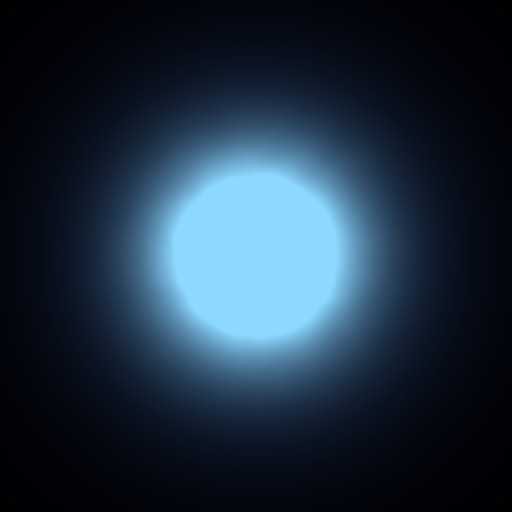
#> input picture art-source/celestial/textures/Celestial_Emissive.jpg, 512 x 512 px; its folder holds only this picture in this run
$ python -i webzen_grade.py   (imports and definitions only)
#> lines starting #> are read from the running program, lines starting #| are printed output that depends on the picture; after the words box and inside, x2 and y2 are one past the last pixel; in counts of white or black regions, pixels touching at a corner belong together
"""Turn a Canva icon render into Webzen-finish MU interface art.

Why this module exists
----------------------
The Canva sheet gives good, readable silhouettes with the wrong finish: a 3D
render on a black card -- strong gradient, a specular hotspot, a projected
shadow, saturated brass. The shipped Webzen art is the opposite: flat 2D, one
warm light, no specular, low contrast, matte and slightly dirty. This module
measures the second and forces the first into it.

The Webzen reference, measured (tools/../scratchpad/wz/measure_temp.py)
-----------------------------------------------------------------------
newui_menu_Bt01..04 composited through their real OZT alpha, plus
partCharge1/newui_menu_Bt05, 1040 opaque pixels:

    luma bin      n    sat%    R-B   hue   hue-concentration
      0- 50     149    2.46   +0.6  44.2   0.40
     51-101     259    3.10   +2.4  46.2   0.60
    102-152     328    6.51   +9.8  42.3   0.95
    153-203     304   17.84  +37.0  42.0   1.00
    ALL        1040    8.39  +14.6

Two facts fall out of that table and they decide the whole grade.

1. THE GREYS ARE WARM, BUT ONLY IN THE LIGHT.  An earlier analysis concluded
   the greys are strictly neutral (saturation 0.00) and it was not wrong about
   what it looked at -- it averaged the frame plates, whose pixels are 78%
   below luma 102, where saturation really is 0.40%. Composite through the real
   alpha and the picture changes: saturation climbs monotonically with
   luminance, 2.5% -> 3.1% -> 6.5% -> 17.8%.  Shadows neutral, highlights warm
   is what a warm key light on grey metal does, and it is what the dominant
   palette shows: #373737 and #2A2A2A are exactly neutral (R-B = 0) while
   #918E87 (+10), #A9A49A (+15) and #D2BF95 (+61) are not.
2. IT IS NOT JPEG NOISE.  OZJ is JPEG, so a warm bias could have been chroma
   ringing -- except ringing has no preferred hue. The hue concentration of the
   lit bins is 0.95..1.00 around 41..42 deg, i.e. a single hue, and a 4x box
   downsample (which averages 8x8 DCT ringing away) keeps hue 41..44 with
   concentration 0.74..1.00. The chroma is in the art, not in the codec.

So the target is a one-hue warm ramp at 41 deg whose saturation is a function
of value, not a flat grey and not a flat brass:

    V%     0-20  20-40  40-60  60-70  70-80  80-90
    S%      1.8    2.6    4.2    7.2   24.1   33.1

and a deliberately compressed tonal range -- the Webzen pixels run V 15.7
(p1) to 87.1 (p100). Nothing is black and NOTHING IS WHITE: the absence of a
specular is measurable, not a matter of taste.
"""
from __future__ import annotations

import colorsys
from collections import deque

import numpy as np
from PIL import Image, ImageFilter

# ------------------------------------------------------- measured constants ---
WZ_HUE = 41.5 / 360.0          # circular-mean hue of every lit Webzen bin
WZ_HUE_SPREAD = 7.0 / 360.0    # how much of the source hue variation survives

# saturation as a function of HSV value, from the decile table above
WZ_SAT_CURVE = [
    (0.00, 0.018), (0.20, 0.019), (0.30, 0.023), (0.40, 0.031),
    (0.50, 0.042), (0.60, 0.045), (0.70, 0.075), (0.80, 0.245),
    (0.90, 0.331), (1.00, 0.360),
]
WZ_SAT_CAP = 0.52              # p99 of the Webzen distribution is 50.5%
# V_LIFT (below) moves pixels up into the warm end of the S(V) curve, which
# overshoots the 8.39% target by about a point. Trimmed back here rather than
# by bending the measured curve.
SAT_TRIM = 0.86
WZ_V_LO, WZ_V_HI = 0.157, 0.871  # p1 / p100 of the Webzen value distribution

POSTER_LEVELS = 9              # "2D chapado": few value steps, no smooth ramp
# The histogram match is exact at authoring resolution, but the shipped pixel
# is not the authoring pixel: the ink outline is about a fifth of a 30x41 icon
# and every silhouette edge box-filters into it, which drags the whole
# distribution down ~13 points of value. This gamma lift is measured against
# the FINAL art (tools/compare_hud_icons.py), which is what the player sees.
V_LIFT = 0.74
FLATTEN = 0.62                 # how much of the broad render shading is removed
GRIME = 0.030                  # matte/dirty amplitude (multiplicative on V)


# [11 lines left out: function _sat_at, not called in this run]


# ---------------------------------------------------------- background kill ---
def _lab(arr):
    """L*a*b* (D65) for an (h, w, 3) uint8 array. Only distances matter."""
    c = arr.astype(np.float64) / 255.0
    X = 0.4124 * c[..., 0] + 0.3576 * c[..., 1] + 0.1805 * c[..., 2]
    Y = 0.2126 * c[..., 0] + 0.7152 * c[..., 1] + 0.0722 * c[..., 2]
    Z = 0.0193 * c[..., 0] + 0.1192 * c[..., 1] + 0.9505 * c[..., 2]

    def f(t):
        return np.where(t > 0.008856, np.cbrt(np.maximum(t, 1e-12)),
                        7.787 * t + 16.0 / 116.0)

    fx, fy, fz = f(X / 0.9505), f(Y), f(Z / 1.089)
    return np.stack([116 * fy - 16, 500 * (fx - fy), 200 * (fy - fz)], axis=-1)


def _basis(x, y):
    """Bi-cubic 2D polynomial terms, x/y normalised to [-1, 1]."""
    return np.stack([np.ones_like(x), x, y, x * x, x * y, y * y,
                     x ** 3, x * x * y, x * y * y, y ** 3], axis=-1)


def isolate(im, t_lo=7.0, t_hi=15.0, white_bg=236, ring=0.07, passes=4,
            open_px=0, hole_max=0.10, keep_largest=False):
    """Return an alpha mask (PIL 'L') isolating the object from the Canva card.

    The card is never a flat colour: these renders sit on vignettes, spotlight
    cones and projected shadows, so a colour key eats the object's dark side
    and keeps the shadow. A connectivity flood fill is worse -- an
    anti-aliased edge is a chain of small steps, so the fill walks straight
    into the object and hollows it out.

    Instead the backdrop is MODELLED: a bi-cubic polynomial per channel fitted
    to the border ring by iteratively reweighted least squares, so a vignette
    or a top spotlight is reproduced across the whole frame while object
    pixels that intrude into the ring are rejected as outliers. Alpha is then
    a smoothstep on the Lab distance between each pixel and the modelled
    backdrop underneath it -- no connectivity, nothing to leak through.
    """
    w, h = im.size
    rgb = np.asarray(im.convert("RGB"), dtype=np.uint8)
    lab = _lab(rgb)

    yy, xx = np.mgrid[0:h, 0:w]
    nx = (xx / (w - 1.0)) * 2.0 - 1.0
    ny = (yy / (h - 1.0)) * 2.0 - 1.0
    B = _basis(nx, ny)

    m = max(2, int(round(min(w, h) * ring)))
    sel = np.zeros((h, w), dtype=bool)
    sel[:m, :] = sel[-m:, :] = True
    sel[:, :m] = sel[:, -m:] = True
    # the near-white export margin (the cashshop_3 corner bug) is not backdrop
    sel &= rgb.min(axis=2) < white_bg

    fit = sel.copy()
    coef = None
    for _ in range(passes):
        A = B[fit]
        coef = np.linalg.lstsq(A, lab[fit], rcond=None)[0]
        pred = B @ coef
        res = np.linalg.norm(lab - pred, axis=-1)
        keep = res[sel]
        cut = np.percentile(keep, 72.0)
        fit = sel & (res <= max(cut, 1e-6))
        if fit.sum() < 64:
            fit = sel
            break

    dist = np.linalg.norm(lab - (B @ coef), axis=-1)
    a = np.clip((dist - t_lo) / max(1e-6, t_hi - t_lo), 0.0, 1.0)
    a = a * a * (3.0 - 2.0 * a)  # smoothstep
    a[rgb.min(axis=2) >= white_bg] = 0.0

    # `a` is already a decent matte; it just has interior holes (a shadowed
    # face that happens to match the card) and stray crumbs. Solidify with a
    # hole-filled, speck-free binary and use that binary, dilated, as a gate
    # so the soft edge survives but the crumbs do not.
    mask = Image.fromarray((a * 255.0 + 0.5).astype(np.uint8), "L")
    mask = mask.point(lambda v: 255 if v >= 128 else 0)
    if open_px:
        k = 2 * open_px + 1
        # morphological opening severs the wispy spotlight plume that the
        # polynomial cannot model (cashshop) without touching the body
        mask = mask.filter(ImageFilter.MinFilter(k)).filter(ImageFilter.MaxFilter(k))
    mask = _drop_specks(mask, 1.0 if keep_largest else 0.004)
    mask = _fill_holes(mask, hole_max)
    hard = np.asarray(mask, dtype=np.float64) / 255.0
    gate = np.asarray(mask.filter(ImageFilter.MaxFilter(5)),
                      dtype=np.float64) / 255.0
    out = np.clip(np.maximum(a * gate, hard), 0.0, 1.0)
    return Image.fromarray((out * 255 + 0.5).astype(np.uint8), "L")


def _fill_holes(mask, hole_max=0.10):
    """Close enclosed gaps that are only there because the shaded interior
    happened to match the card (the dark bars inside the menu plate), but keep
    the ones that are part of the drawing: a hole bigger than `hole_max` of the
    object is a real bore, like the gear's, and gets the ink outline instead.
    """
    w, h = mask.size
    m = bytearray(mask.tobytes())
    area = max(1, sum(1 for v in m if v))
    outside = bytearray(w * h)
    q = deque()
    for x in range(w):
        for y in (0, h - 1):
            i = y * w + x
            if not m[i] and not outside[i]:
                outside[i] = 1
                q.append(i)
    for y in range(h):
        for x in (0, w - 1):
            i = y * w + x
            if not m[i] and not outside[i]:
                outside[i] = 1
                q.append(i)
    while q:
        i = q.popleft()
        x, y = i % w, i // w
        for dx, dy in ((1, 0), (-1, 0), (0, 1), (0, -1)):
            nx, ny = x + dx, y + dy
            if 0 <= nx < w and 0 <= ny < h:
                j = ny * w + nx
                if not m[j] and not outside[j]:
                    outside[j] = 1
                    q.append(j)
    limit = area * hole_max
    seen = bytearray(w * h)
    for s in range(w * h):
        if m[s] or outside[s] or seen[s]:
            continue
        comp = []
        seen[s] = 1
        q = deque([s])
        while q:
            i = q.popleft()
            comp.append(i)
            x, y = i % w, i // w
            for dx, dy in ((1, 0), (-1, 0), (0, 1), (0, -1)):
                nx, ny = x + dx, y + dy
                if 0 <= nx < w and 0 <= ny < h:
                    j = ny * w + nx
                    if not m[j] and not outside[j] and not seen[j]:
                        seen[j] = 1
                        q.append(j)
        if len(comp) <= limit:
            for i in comp:
                m[i] = 255
    return Image.frombytes("L", (w, h), bytes(m))


def _drop_specks(mask, min_frac=0.004):
    """Kill islands smaller than min_frac of the largest one -- vignette
    corners and JPEG-ish crumbs that survived the flood fill."""
    w, h = mask.size
    m = bytearray(mask.tobytes())
    lab = [0] * (w * h)
    comps = []
    cur = 0
    for s in range(w * h):
        if not m[s] or lab[s]:
            continue
        cur += 1
        cnt = 0
        q = deque([s])
        lab[s] = cur
        while q:
            i = q.popleft()
            cnt += 1
            x, y = i % w, i // w
            for dx, dy in ((1, 0), (-1, 0), (0, 1), (0, -1)):
                nx, ny = x + dx, y + dy
                if 0 <= nx < w and 0 <= ny < h:
                    j = ny * w + nx
                    if m[j] and not lab[j]:
                        lab[j] = cur
                        q.append(j)
        comps.append(cnt)
    if not comps:
        return mask
    keep = max(comps) * min_frac
    for i in range(w * h):
        if lab[i] and comps[lab[i] - 1] < keep:
            m[i] = 0
    return Image.frombytes("L", (w, h), bytes(m))


# ----------------------------------------------------------------- grading ---
# [11 lines left out: function _cdf, not called in this run]


WZ_V_CDF = None


# [149 lines left out: functions set_reference_v, _match_v, grade, _lcg, stats, dominant, not called in this run]

>>> from PIL import Image
>>> picture = Image.open('../art-source/celestial/textures/Celestial_Emissive.jpg')
#> picture is the input picture: PIL image 512x512 RGB; mean R, G, B 29.9, 47.8, 64.8
>>> result = isolate(picture)
#> in isolate, `B = _basis(nx, ny)`:
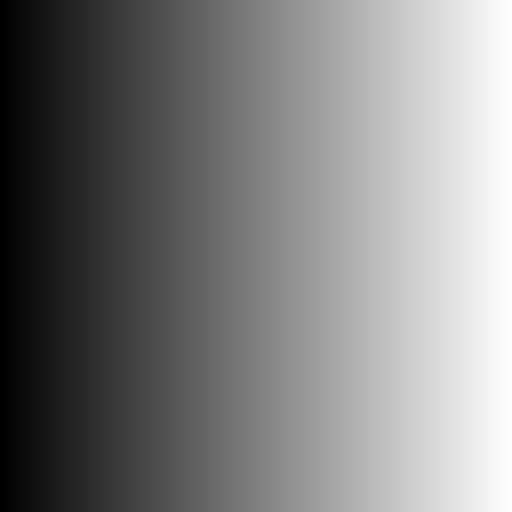
#> nx: shape (512, 512) float64; min -1, max 1, mean -5.55e-17; drawn with min black and max white
#> in isolate, `sel &= rgb.min(axis=2) < white_bg`:
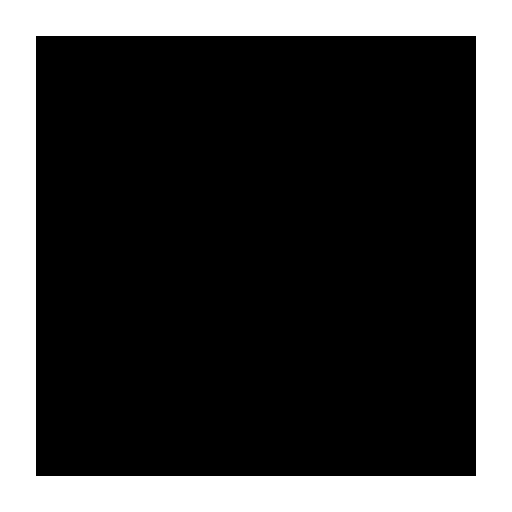
#> sel: shape (512, 512) bool; 26.1% white; 1 white region, box (x1, y1, x2, y2) and area: (0, 0, 512, 512) 68544
#> the loop in isolate, `for _ in range(passes):` made 4 passes
#> cut on passes 1 to 4: 2.77, 2.56, 2.54, 2.57
#> pass 1, in isolate, `pred = B @ coef`:
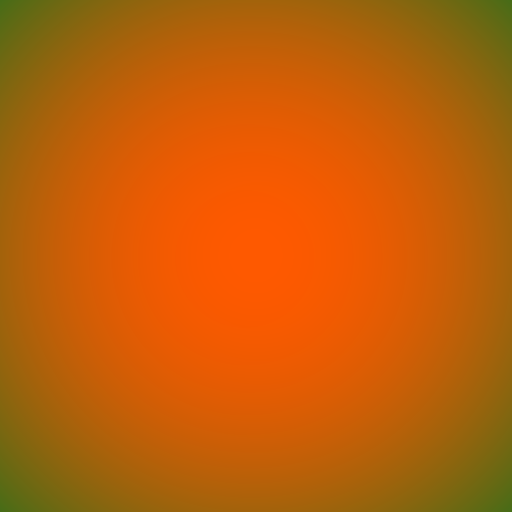
#> pred: shape (512, 512, 3) float64; mean of channels 0, 1, 2 23.3, 1.7, -17.6; drawn with min black and max white
#> pass 1, in isolate, `res = np.linalg.norm(lab - pred, axis=-1)`:
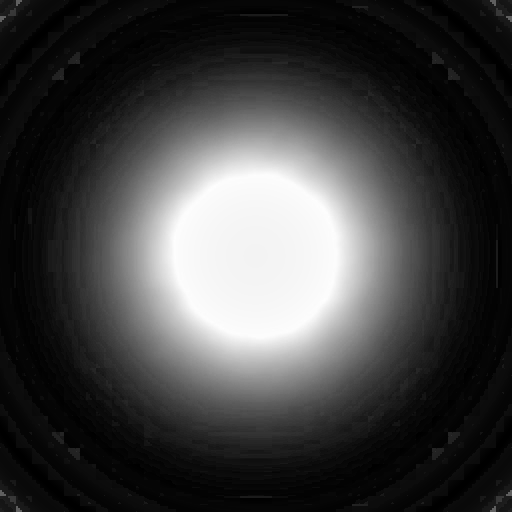
#> res: shape (512, 512) float64; min 0.443, max 58.35, mean 15.5; drawn with min black and max white
#> after the loop in isolate, `for _ in range(passes):`: fit: shape (512, 512) bool; 18.8% white; 26 white regions (15 under 20 px), largest, box (x1, y1, x2, y2) and area: (476, 108, 512, 404) 7959, (0, 108, 36, 404) 7946, (108, 476, 404, 512) 7935
#> in isolate, `mask = mask.point(lambda v: 255 if v >= 128 else 0)`:
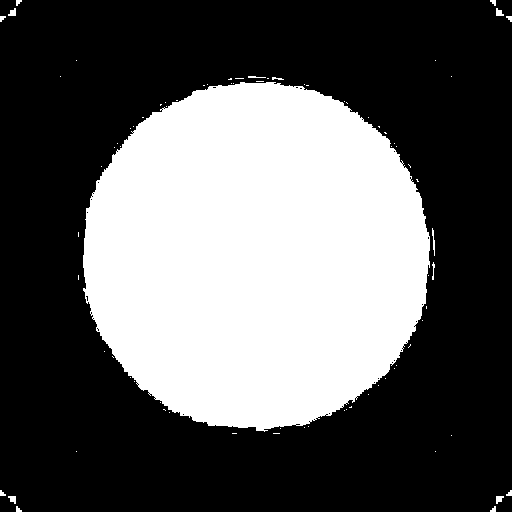
#> mask: PIL image 512x512 L; 36.6% white; 81 white regions (64 under 20 px), largest, box (x1, y1, x2, y2) and area: (83, 82, 430, 432) 95239, (8, 8, 16, 16) 44, (496, 8, 504, 16) 44
#> after the loop in _drop_specks, `for s in range(w * h):`: comps = 112 values, max 95210 at index 16, min 1 at index 6, mean 855.9; cur = 112; lab = 262144 items
#> in _drop_specks, `keep = max(comps) * min_frac`: keep = 380.8
#> in _drop_specks, `return Image.frombytes("L", (w, h), bytes(m))`:
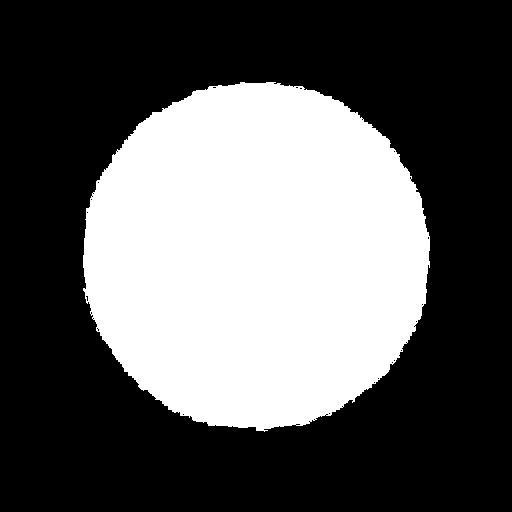
#> returned value: PIL image 512x512 L; 36.3% white; 1 white region, box (x1, y1, x2, y2) and area: (83, 82, 430, 432) 95210
#> in _fill_holes, `area = max(1, sum(1 for v in m if v))`: area = 95210
#> in _fill_holes, `limit = area * hole_max`: limit = 9521
#> in _fill_holes, `return Image.frombytes("L", (w, h), bytes(m))`: returned value: PIL image 512x512 L; 36.3% white; 1 white region, box (x1, y1, x2, y2) and area: (83, 82, 430, 432) 95261
#> in isolate, `gate = np.asarray(mask.filter(ImageFilter.MaxFilter(5)), dtype=np.floa..`:
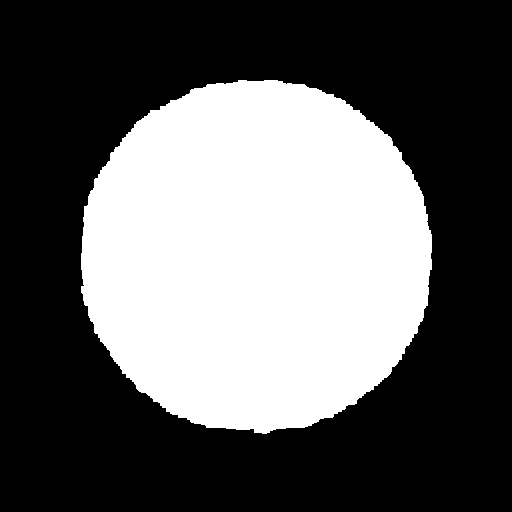
#> gate: shape (512, 512) float64; values 0 (black) and 1 (white), 37.5% white; 1 white region, box (x1, y1, x2, y2) and area: (81, 80, 432, 434) 98209
